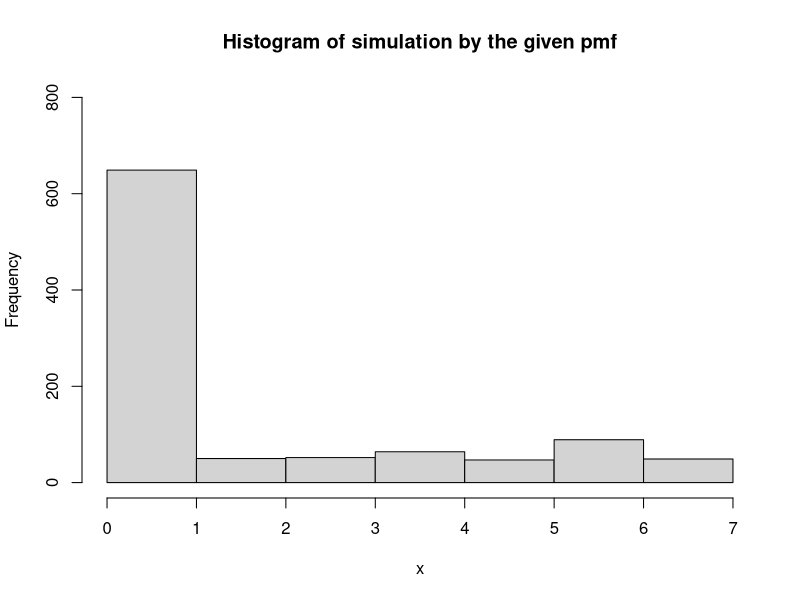

This figure's R source:
# HW2 q3.r

k <- 1000 #number of simulated data points needed
x <- rep(0,1000) #to store the successful simulation result

# put the given pmf into pmfX
# g is discrete uniform, given by the question
pmfX <- c(0.3,0.12,0.09,0.12,0.1,0.17,0.1) 
pmfG <- 1/length(pmfX)

# to find the constant t that bounds the simulated pmf
t <- max(pmfX/pmfG)

counter <- 0 #to check number of successful simulations taken

# take k loops to get k data points
for (i in 1:k){
    
	# generate u1 from uniform distribution
	u1 <- trunc(runif(1,0,1)*length(pmfX)+1) 
    
	# generate U
	u2 <- runif(1,0,1) 
    
	# if u2 is bounded by pmfX[u1]/(t*pmfG),
	# record u1 and end loop
	if (u2 <= pmfX[u1]/(t*pmfG)) {
		x[i] <- u1
		counter <- counter + 1
    }
}
cat("Number of successful simulation: ", counter)
hist(x,breaks=0:7,
	main = "Histogram of simulation by the given pmf",
	ylim=c(0,800))